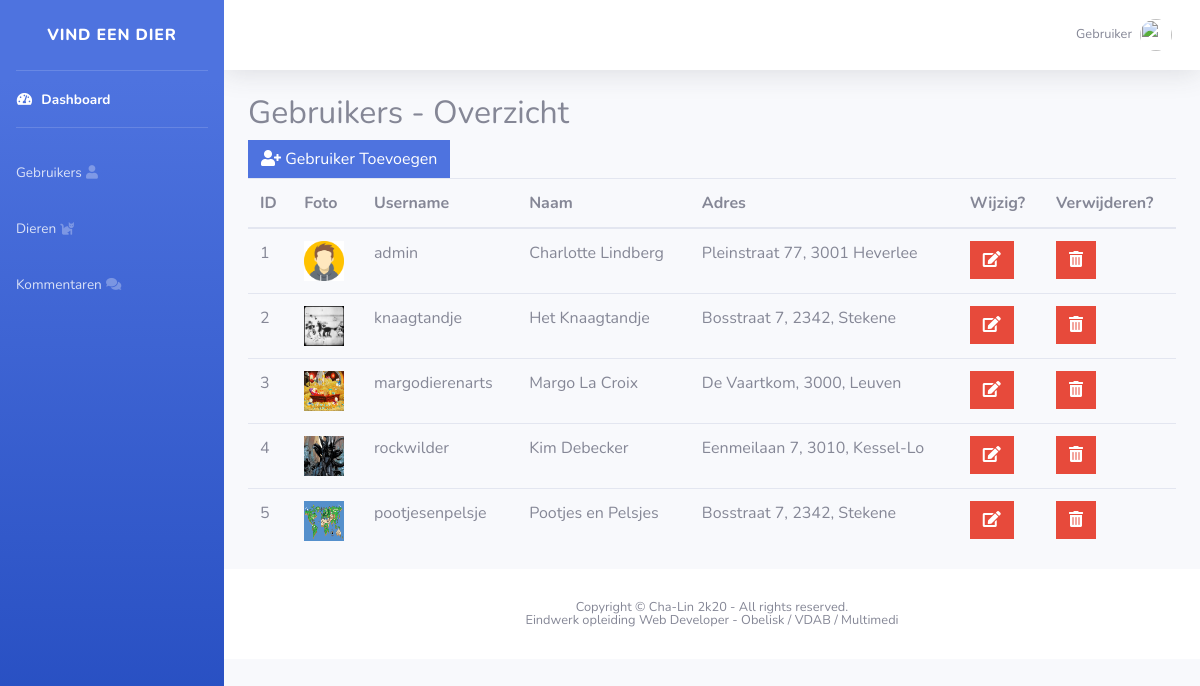
The app's page /admin/users.php (signed in) with its own data.
### tables this page shows
CREATE TABLE `gebruikers` (
  `GebruikerID` int(11) NOT NULL,
  `Username` varchar(15) NOT NULL,
  `Password` varchar(25) NOT NULL,
  `Naam` varchar(255) NOT NULL,
  `Adres` varchar(255) NOT NULL,
  `Status` tinyint(4) NOT NULL,
  `GebruikerFoto` varchar(55) NOT NULL
);

### admin/includes/Database.php (called while the page is built, shortened)
<?php
class Database
{
    public $connection;
    public function open_db_connection(){
        $this->connection = mysqli_connect(DB_HOST, DB_USER, DB_PASS, DB_NAME);
    }
    public function query($sql){
        $result = $this->connection->query($sql);
        return $result;
    }
}
$database = new Database();
?>

### admin/includes/Db_object.php (called while the page is built, shortened)
<?php
class Db_object
{
    public static function find_all(){
        return static::find_this_query("SELECT * FROM " . static::$db_table);
    }
    public static function find_this_query($sql){
        global $database;
        $result = $database->query($sql);
        $the_object_array = array();
        while ($row = mysqli_fetch_array($result)){
            $the_object_array[] = static::instantie($row);
        }
        return $the_object_array;
    }
    public static function instantie($result){
        $the_object = new $calling_class;
        foreach ($result as $the_attribute => $value) {
            if($the_object->has_the_attribute($the_attribute)){
                $the_object->$the_attribute = $value;
            }
        }
        return $the_object;
    }
    private function has_the_attribute($the_attribute){
        $object_properties = get_object_vars($this);
        return array_key_exists($the_attribute, $object_properties);
    }
}

### admin/includes/User.php (called while the page is built, shortened)
<?php
class User extends Db_object
{
    public $GebruikerFoto;
    public $upload_directory = 'img' . DS . 'users';
    public $image_placeholder = 'http://place-hold.it/400x400&text=image';
    public function image_path_and_placeholder(){
        return empty($this->GebruikerFoto) ? $this->image_placeholder : $this->upload_directory.DS.$this->GebruikerFoto;
    }
}
?>

### admin/users.php (the view, shortened to what this page needs)
<?php include("includes/header.php");
$gebruikers = User::find_all();
?>
<?php include("includes/sidebar.php"); ?>
<?php include("includes/content-top.php");?>
<div class="container-fluid">
    <div class="row">
        <div class="col-12">
            <h2>Gebruikers - Overzicht</h2>
            <td><a href="add_user.php" class="btn btn-primary rounded-0"><i class="fas fa-user-plus"></i> Gebruiker Toevoegen</a></td>
            <table class="table table-header">
                <thead>
                <tr>
                    <th>ID</th>
                    <th>Foto</th>
                    <th>Username</th>
                    <th>Naam</th>
                    <th>Adres</th>
                    <th>Wijzig?</th>
                    <th>Verwijderen?</th>
                </tr>
                </thead>
                <tbody>
                <?php foreach ($gebruikers as $user): ?>
                    <tr>
                        <td><?php echo $user->GebruikerID; ?></td>
                        <td><img src="<?php echo $user->image_path_and_placeholder(); ?>" height="40" width="40" alt=""></td>
                        <td><?php echo $user->Username; ?></td>
                        <td><?php echo $user->Naam; ?></td>
                        <td><?php echo $user->Adres; ?></td>
                        <td><a href="edit_user.php?id=<?php echo $user->GebruikerID; ?>"
                               class="btn btn-danger rounded-0"><i class="fas fa-edit"></i></a></td>
                        <td><a href="delete_user.php?id=<?php echo $user->GebruikerID; ?>"
                               class="btn btn-danger rounded-0"><i class="fas fa-trash-alt"></i></a></td>
                    </tr>
                <?php endforeach; ?>
                </tbody>
            </table>
        </div>
    </div>
</div>
<?php include("includes/footer.php");?>

### records on screen
gebruikers: GebruikerID "1", GebruikerFoto (picture), Username "admin", Naam "Charlotte Lindberg", Adres "Pleinstraat 77, 3001 Heverlee"
gebruikers: GebruikerID "2", GebruikerFoto (picture), Username "knaagtandje", Naam "Het Knaagtandje", Adres "Bosstraat 7, 2342, Stekene"
gebruikers: GebruikerID "3", GebruikerFoto (picture), Username "margodierenarts", Naam "Margo La Croix", Adres "De Vaartkom, 3000, Leuven"
gebruikers: GebruikerID "4", GebruikerFoto (picture), Username "rockwilder", Naam "Kim Debecker", Adres "Eenmeilaan 7, 3010, Kessel-Lo"
gebruikers: GebruikerID "5", GebruikerFoto (picture), Username "pootjesenpelsje", Naam "Pootjes en Pelsjes", Adres "Bosstraat 7, 2342, Stekene"
